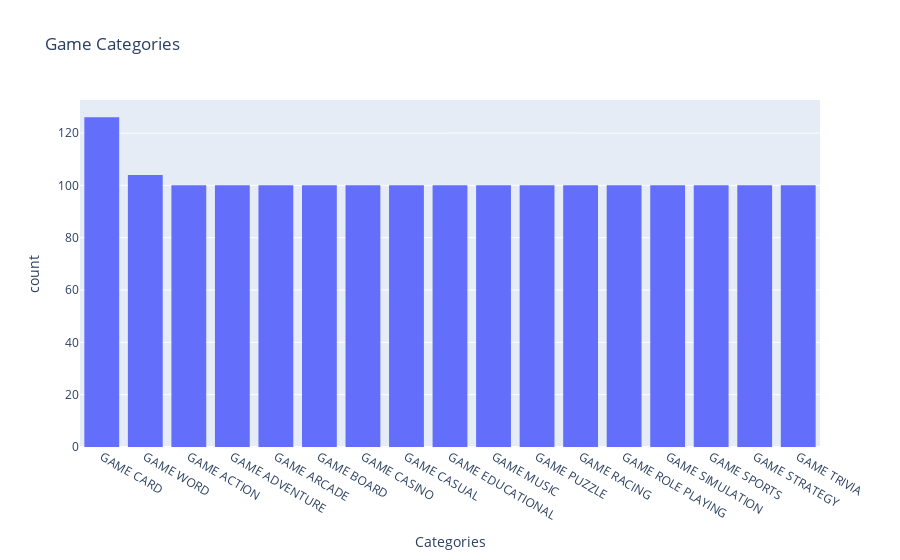

The notebook cell this image was saved under:
### Code cell
# using the plotly.express library
fig = px.histogram(df, x="category", title="Game Categories", labels={"category": "Categories"})
fig.update_layout(xaxis={"categoryorder":"total descending"})
fig.show()

### Figure 1 — Plotly figure (JSON) as saved in the notebook; plotly's stock layout.template omitted (floating-point values rounded to 4 significant figures; data arrays with more than 128 entries replaced by an {"elided": "..."} marker saying what was removed)
{"data": [{"alignmentgroup": "True", "bingroup": "x", "hovertemplate": "Categories=%{x}<br>count=%{y}<extra></extra>", "legendgroup": "", "marker": {"color": "#636efa", "pattern": {"shape": ""}}, "name": "", "offsetgroup": "", "orientation": "v", "showlegend": false, "type": "histogram", "x": {"elided": "1730 str values"}, "xaxis": "x", "yaxis": "y"}], "layout": {"barmode": "relative", "legend": {"tracegroupgap": 0}, "title": {"text": "Game Categories"}, "xaxis": {"anchor": "y", "categoryorder": "total descending", "domain": [0, 1], "title": {"text": "Categories"}}, "yaxis": {"anchor": "x", "domain": [0, 1], "title": {"text": "count"}}}}
